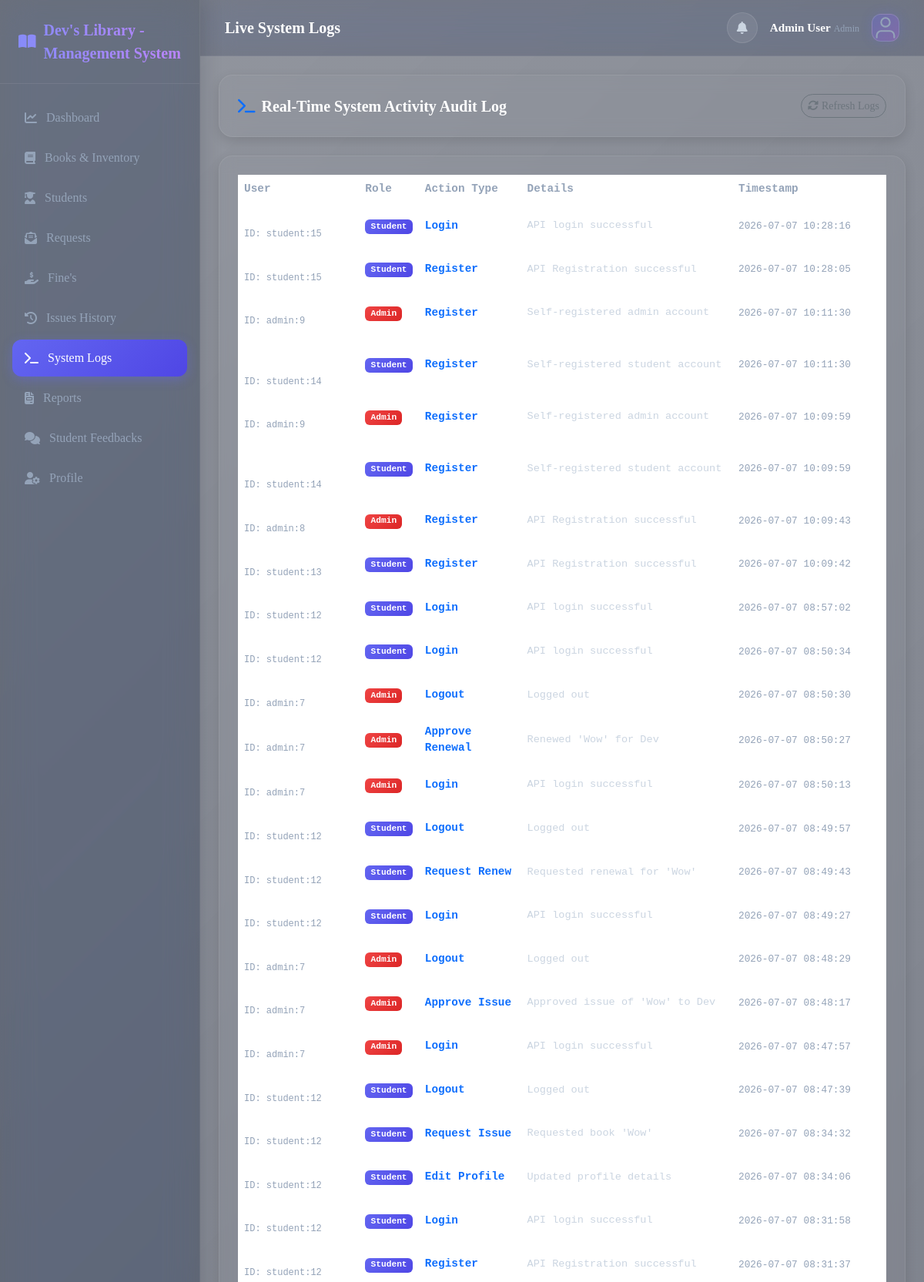
The page /logs (signed in, upper part) on the database its author committed.
### models.py (models this page shows, shortened)
class Admin(db.Model, UserMixin):
    __tablename__ = 'admins'
    id = db.Column(db.Integer, primary_key=True)
    full_name = db.Column(db.String(120), nullable=False)
    email = db.Column(db.String(120), unique=True, nullable=False)
    password_hash = db.Column(db.String(200), nullable=False)
    created_at = db.Column(db.DateTime, default=datetime.utcnow)
    image = db.Column(db.String(200), default='default-avatar.svg')
    @property
    def is_admin(self):
        return True
    @property
    def user_type(self):
        return 'Admin'

class ActivityLog(db.Model):
    __tablename__ = 'activity_logs'
    id = db.Column(db.Integer, primary_key=True)
    user_id = db.Column(db.String(50), nullable=False)      # e.g. "admin:1" or "student:2"
    user_name = db.Column(db.String(120), nullable=False)
    user_type = db.Column(db.String(30), nullable=False)    # 'Admin' or 'Student'
    action = db.Column(db.String(100), nullable=False)
    details = db.Column(db.Text, nullable=True)
    timestamp = db.Column(db.DateTime, default=datetime.utcnow)

### routes.py (the view)
@main.route('/logs')
@login_required
@admin_required
def logs_view():
    logs = ActivityLog.query.order_by(ActivityLog.timestamp.desc()).all()
    return render_template('logs.html', logs=logs)

### models.py (called while the page is built)
@login_manager.user_loader
def load_user(user_id):
    if not user_id:
        return None
    user_type, _, uid = user_id.partition(':')
    if not uid.isdigit():
        return None
    if user_type == 'student':
        return Student.query.get(int(uid))
    if user_type == 'admin':
        return Admin.query.get(int(uid))
    return None

### routes.py (called while the page is built)
def admin_required(f):
    from functools import wraps
    @wraps(f)
    def decorated_function(*args, **kwargs):
        if not current_user.is_authenticated or not current_user.is_admin:
            flash('Access denied. Administrator privileges required.', 'danger')
            return redirect(url_for('main.dashboard'))
        return f(*args, **kwargs)
    return decorated_function

### templates/logs.html (shortened to what this page needs)
{% extends 'base.html' %}
{% block page_title %}Live System Logs{% endblock %}
{% block content %}
<div class="card-glass p-4 mb-4">
  <div class="d-flex justify-content-between align-items-center">
    <h5 class="fw-bold m-0"><i class="fas fa-terminal me-2 text-primary"></i>Real-Time System Activity Audit Log</h5>
    <button class="btn btn-sm btn-outline-secondary rounded-pill" onclick="window.location.reload();">
      <i class="fas fa-sync-alt me-1"></i>Refresh Logs
    </button>
  </div>
</div>
<div class="card-glass p-4">
  <div class="table-responsive" style="max-height: 70vh; overflow-y: auto;">
    <table class="table table-hover align-middle font-monospace" style="font-size:0.9rem;">
      <thead>
        <tr>
          <th>User</th>
          <th>Role</th>
          <th>Action Type</th>
          <th>Details</th>
          <th style="width: 200px;">Timestamp</th>
        </tr>
      </thead>
      <tbody id="logs-table-body">
        {% for log in logs %}
          <tr>
            <td>
              <strong class="text-dark">{{ log.user_name }}</strong>
              <div class="text-muted" style="font-size:0.75rem;">ID: {{ log.user_id }}</div>
            </td>
            <td>
              <span class="badge {% if log.user_type == 'Admin' %}bg-danger-grad{% else %}bg-primary-grad{% endif %}" style="font-size:0.7rem;">
                {{ log.user_type }}
              </span>
            </td>
            <td>
              <strong class="text-primary">{{ log.action }}</strong>
            </td>
            <td class="text-secondary" style="font-size:0.85rem;">
              {{ log.details }}
            </td>
            <td class="text-muted" style="font-size: 0.8rem;">
              {{ log.timestamp.strftime('%Y-%m-%d %H:%M:%S') }}
            </td>
          </tr>
        {% else %}
          <tr>
            <td colspan="5" class="text-center text-muted py-4">No activity logs recorded.</td>
          </tr>
        {% endfor %}
      </tbody>
    </table>
  </div>
</div>
{% endblock %}

### templates/base.html (shortened to what this page needs)
<!DOCTYPE html>
<html lang="en">
<head>
  <link href="https://cdnjs.cloudflare.com/ajax/libs/font-awesome/6.4.0/css/all.min.css" rel="stylesheet" />
  <link href="https://cdnjs.cloudflare.com/ajax/libs/bootstrap/5.3.3/css/bootstrap.min.css" rel="stylesheet" />
  <link rel="stylesheet" href="{{ url_for('static', filename='css/app.css') }}" />
</head>
<body class="dashboard-page">
  <div class="app-wrapper">
    <aside class="sidebar">
      <div class="brand">
        <i class="fas fa-book-open"></i>
        <span> Dev's Library - Management System</span>
      </div>
      <ul class="sidebar-menu">
        {% if current_user.is_authenticated %}
        {% if current_user.is_admin %}
        <li class="{% if request.endpoint == 'main.dashboard' %}active{% endif %}">
          <a href="{{ url_for('main.dashboard') }}"><i class="fas fa-chart-line"></i> Dashboard</a>
        </li>
        <li class="{% if request.endpoint in ['main.books', 'main.add_book', 'main.edit_book'] %}active{% endif %}">
          <a href="{{ url_for('main.books') }}"><i class="fas fa-book"></i> Books & Inventory</a>
        </li>
        <li
          class="{% if request.endpoint in ['main.students_view', 'main.add_student', 'main.edit_student', 'main.student_history'] %}active{% endif %}">
          <a href="{{ url_for('main.students_view') }}"><i class="fas fa-user-graduate"></i> Students</a>
        </li>
        <li class="{% if request.endpoint == 'main.admin_requests' %}active{% endif %}">
          <a href="{{ url_for('main.admin_requests') }}">
            <i class="fas fa-envelope-open-text"></i> Requests
          </a>
        </li>
        <li class="{% if request.endpoint == 'main.fines_view' %}active{% endif %}">
          <a href="{{ url_for('main.fines_view') }}"><i class="fas fa-hand-holding-usd"></i> Fine's</a>
        </li>
        <li class="{% if request.endpoint == 'main.history' and not student_id %}active{% endif %}">
          <a href="{{ url_for('main.history') }}"><i class="fas fa-history"></i> Issues History</a>
        </li>
        <li class="{% if request.endpoint == 'main.logs_view' %}active{% endif %}">
          <a href="{{ url_for('main.logs_view') }}"><i class="fas fa-terminal"></i> System Logs</a>
        </li>
        <li class="{% if request.endpoint == 'main.reports_view' %}active{% endif %}">
          <a href="{{ url_for('main.reports_view') }}"><i class="fas fa-file-invoice"></i> Reports</a>
        </li>
        <li class="{% if request.endpoint == 'main.admin_feedback_view' %}active{% endif %}">
          <a href="{{ url_for('main.admin_feedback_view') }}"><i class="fas fa-comments"></i> Student Feedbacks</a>
        </li>
        <li class="{% if request.endpoint == 'main.profile' %}active{% endif %}">
          <a href="{{ url_for('main.profile') }}"><i class="fas fa-user-cog"></i> Profile</a>
        </li>
        {% endif %}
        {% endif %}
      </ul>
    </aside>
    <main class="main-content">
      <nav class="top-navbar">
        <div class="d-flex align-items-center">
          <h1 class="page-title">
            {% block page_title %}Dashboard{% endblock %}
          </h1>
        </div>
        <div class="d-flex align-items-center gap-3">
          {% if current_user.is_authenticated %}
          <a href="{{ url_for('main.notifications') }}" class="btn btn-light position-relative p-2 rounded-circle"
            style="width:40px; height:40px;">
            <i class="fas fa-bell text-secondary"></i>
          </a>
          <div class="d-flex flex-column text-end d-none d-sm-block">
            <span class="fw-bold" style="font-size:0.95rem;">{{ current_user.full_name }}</span>
            <span class="text-muted" style="font-size:0.75rem;">{{ current_user.user_type }}</span>
          </div>
          <a href="{{ url_for('main.profile') }}">
            <img class="profile-avatar-circle"
              src="{{ url_for('static', filename='images/' + (current_user.image or 'default-avatar.svg')) }}"
              style="width:36px; height:36px; border-radius:12px; object-fit:cover; border: 1px solid rgba(255, 255, 255, 0.15); background: rgba(255,255,255,0.08);"
              alt="Avatar">
          </a>
          {% endif %}
        </div>
      </nav>
      <div class="container-fluid p-4">
        {% block content %}{% endblock %}
      </div>
    </main>
  </div>
</body>
</html>

### rows shown on the page
Admin: full_name "Admin User", image (placeholder picture)
ActivityLog: user_id "student:15", user_type "Student", action "Login", details "API login successful", timestamp "2026-07-07 10:28:16"
ActivityLog: user_id "student:15", user_type "Student", action "Register", details "API Registration successful", timestamp "2026-07-07 10:28:05"
ActivityLog: user_id "admin:9", user_type "Admin", action "Register", details "Self-registered admin account", timestamp "2026-07-07 10:11:30"
ActivityLog: user_id "student:14", user_type "Student", action "Register", details "Self-registered student account", timestamp "2026-07-07 10:11:30"
ActivityLog: user_id "admin:9", user_type "Admin", action "Register", details "Self-registered admin account", timestamp "2026-07-07 10:09:59"
ActivityLog: user_id "student:14", user_type "Student", action "Register", details "Self-registered student account", timestamp "2026-07-07 10:09:59"
ActivityLog: user_id "admin:8", user_type "Admin", action "Register", details "API Registration successful", timestamp "2026-07-07 10:09:43"
ActivityLog: user_id "student:13", user_type "Student", action "Register", details "API Registration successful", timestamp "2026-07-07 10:09:42"
ActivityLog: user_id "student:12", user_type "Student", action "Login", details "API login successful", timestamp "2026-07-07 08:57:02"
ActivityLog: user_id "student:12", user_type "Student", action "Login", details "API login successful", timestamp "2026-07-07 08:50:34"
ActivityLog: user_id "admin:7", user_type "Admin", action "Logout", details "Logged out", timestamp "2026-07-07 08:50:30"
ActivityLog: user_id "admin:7", user_type "Admin", action "Approve Renewal", details "Renewed 'Wow' for Dev", timestamp "2026-07-07 08:50:27"
ActivityLog: user_id "admin:7", user_type "Admin", action "Login", details "API login successful", timestamp "2026-07-07 08:50:13"
ActivityLog: user_id "student:12", user_type "Student", action "Logout", details "Logged out", timestamp "2026-07-07 08:49:57"
ActivityLog: user_id "student:12", user_type "Student", action "Request Renew", details "Requested renewal for 'Wow'", timestamp "2026-07-07 08:49:43"
ActivityLog: user_id "student:12", user_type "Student", action "Login", details "API login successful", timestamp "2026-07-07 08:49:27"
ActivityLog: user_id "admin:7", user_type "Admin", action "Logout", details "Logged out", timestamp "2026-07-07 08:48:29"
ActivityLog: user_id "admin:7", user_type "Admin", action "Approve Issue", details "Approved issue of 'Wow' to Dev", timestamp "2026-07-07 08:48:17"
ActivityLog: user_id "admin:7", user_type "Admin", action "Login", details "API login successful", timestamp "2026-07-07 08:47:57"
ActivityLog: user_id "student:12", user_type "Student", action "Logout", details "Logged out", timestamp "2026-07-07 08:47:39"
ActivityLog: user_id "student:12", user_type "Student", action "Request Issue", details "Requested book 'Wow'", timestamp "2026-07-07 08:34:32"
ActivityLog: user_id "student:12", user_type "Student", action "Edit Profile", details "Updated profile details", timestamp "2026-07-07 08:34:06"
ActivityLog: user_id "student:12", user_type "Student", action "Login", details "API login successful", timestamp "2026-07-07 08:31:58"
ActivityLog: user_id "student:12", user_type "Student", action "Register", details "API Registration successful", timestamp "2026-07-07 08:31:37"

### other values the page prints
{{ current_user.user_type }} "Admin"
